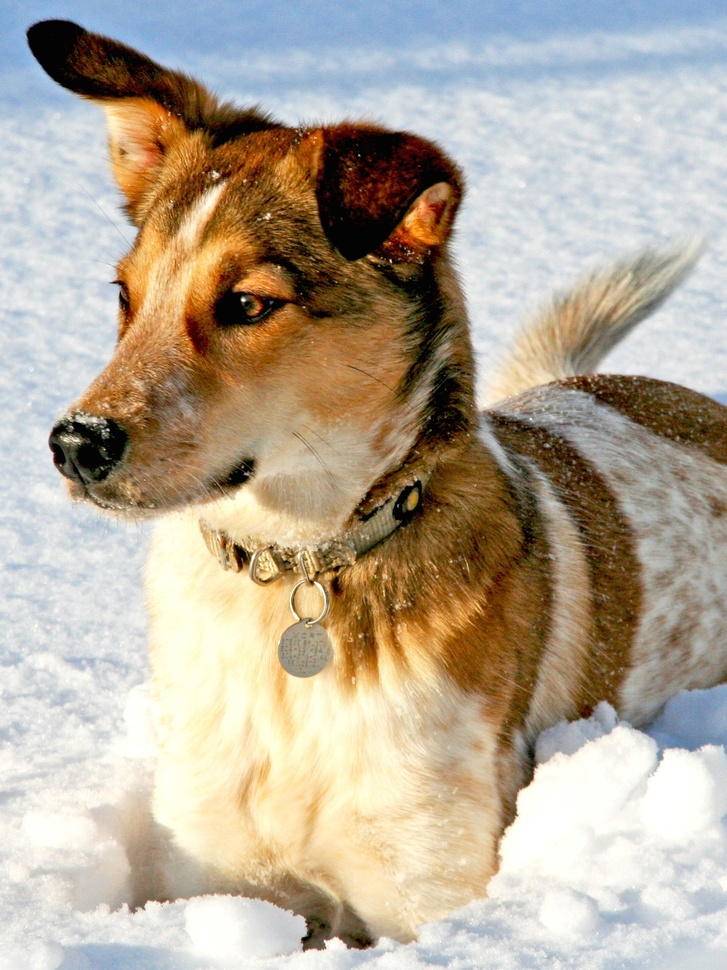
#> input picture Data_Driven_Science&Engineering/DATA/dog.jpg, 727 x 970 px, shrunk from 1500 x 2000 before the run
$ jupyter execute 2_6_Image_processing.ipynb
#> lines starting #> are read from the running program, lines starting #| are printed output that depends on the picture; after the words box and inside, x2 and y2 are one past the last pixel; in counts of white or black regions, pixels touching at a corner belong together; long printed decimals are rounded
# 2D transform

[cell 1]
from matplotlib.image import imread
import numpy as np
import matplotlib.pyplot as plt
import os
plt.rcParams['figure.figsize'] = [12, 8]
plt.rcParams.update({'font.size': 18})

A = imread(os.path.join('..','DATA','dog.jpg'))
#> A is the input picture: shape (970, 727, 3); mean R, G, B 181.4, 169.5, 152
B = np.mean(A, -1); # Convert RGB to grayscale

fig,axs = plt.subplots(1,5)

# Plot image
img = axs[0].imshow(B)
img.set_cmap('gray')
axs[0].axis('off')

# Compute row-wise FFT

Cshift = np.zeros_like(B,dtype='complex_')
C = np.zeros_like(B,dtype='complex_')

for j in range(B.shape[0]):
    # fftshift: Shift the zero-frequency component
    # to the center of the spectrum.
    C[j,:] = np.fft.fft(B[j,:])
    Cshift[j,:] = np.fft.fftshift(C[j,:])

img = axs[2].imshow(np.log(np.abs(Cshift)))
img.set_cmap('gray')
axs[2].axis('off')
img = axs[1].imshow(np.log(np.abs(C)))
img.set_cmap('gray')
axs[1].axis('off')

# Compute column-wise FFT

D = np.zeros_like(C)
for j in range(C.shape[1]):
    D[:,j] = np.fft.fft(C[:,j])
img = axs[3].imshow(np.log(np.abs(D)))
img.set_cmap('gray')
axs[3].axis('off')
img = axs[4].imshow(np.fft.fftshift(np.log(np.abs(D))))
img.set_cmap('gray')
axs[4].axis('off')

plt.show()
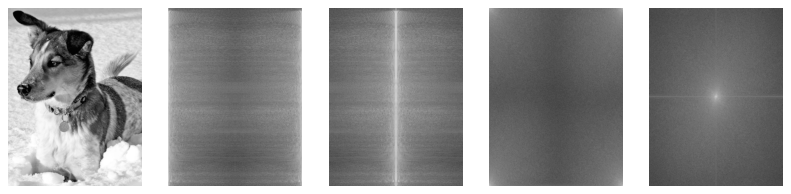
#> figure drawn by matplotlib, 5 panels

[cell 2]
import sys
print('Memory size of the image (bytes): ', sys.getsizeof(B))
#| Memory size of the image (bytes):  5641648
print('Memory size of the 2D transformed image (bytes): ', sys.getsizeof(D))
#| Memory size of the 2D transformed image (bytes):  11283168

[cell 3]
# Much more efficient to use fft2
D = np.fft.fft2(B)
print('Memory size of the 2D transformed image (bytes): ', sys.getsizeof(D))
#| Memory size of the 2D transformed image (bytes):  128

# 2. Compression

[cell 4]
Bt = np.fft.fft2(B)
Btsort = np.sort(np.abs(Bt.reshape(-1))) # sort by magnitude

# Zero out all small coefficients and inverse transform
for i,keep in enumerate([0.1, 0.05, 0.01, 0.002]):
    thresh = Btsort[int(np.floor((1-keep)*len(Btsort)))]
    print(thresh)
    ind = np.abs(Bt)>thresh          # Find small indices
    Atlow = Bt * ind                 # Threshold small indices
    Alow = np.fft.ifft2(Atlow).real  # Compressed image
    plt.subplot(1,4,i+1)
    plt.imshow(Alow,cmap='gray')
    plt.axis('off')
    plt.title('keep = ' + str(keep))
#> this loop made 4 passes
#> thresh on passes 1 to 4: 13678.1, 21531.7, 66746.6, 236923.7
#| 13678.143
#| 21531.742
#| 66746.551
#| 236923.693
#> pass 1, `ind = np.abs(Bt)>thresh`:
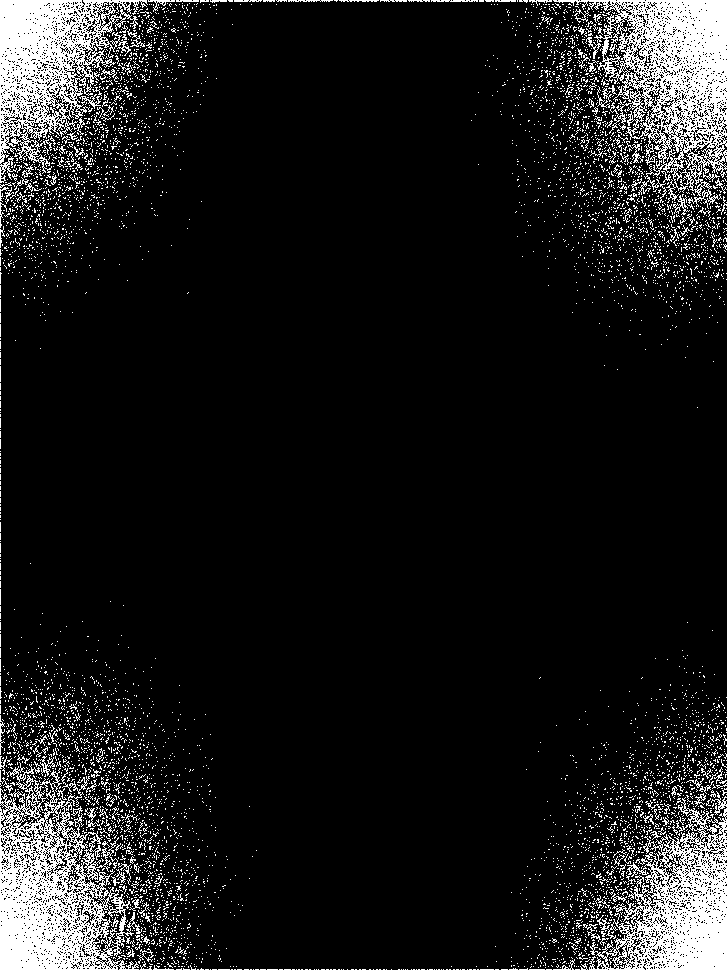
#> ind: shape (970, 727) bool; 10% white; 6167 white regions (6025 under 20 px), largest, box (x1, y1, x2, y2) and area: (553, 0, 727, 209) 14218, (0, 762, 143, 970) 14173, (0, 0, 148, 183) 11422
plt.show()

# 3. Denoise

[cell 5]
np.random.seed(68)
Bnoise = B + 200*np.random.randn(*B.shape).astype('uint8') # Add some noise
plt.subplot(1,2,1)
plt.imshow(B,cmap='gray')
plt.subplot(1,2,2)
plt.imshow(Bnoise,cmap='gray')

[cell 6]
Bt = np.fft.fft2(Bnoise)
Btshift = np.fft.fftshift(Bt)
F = np.log(np.abs(Btshift)+1) # Put FFT on log scale

fig,axs = plt.subplots(2,2)

axs[0,0].imshow(Bnoise,cmap='gray')
axs[0,0].axis('off')

axs[0,1].imshow(F,cmap='gray')
axs[0,1].axis('off')

nx,ny = B.shape
#> nx = 970; ny = 727
X,Y = np.meshgrid(np.arange(-ny/2+1,ny/2+1),np.arange(-nx/2+1,nx/2+1))
# xgrid = np.fft.ifftshift(np.arange(-nx/2+1,nx/2+1))
# ygrid = np.fft.ifftshift(np.arange(-ny/2+1,ny/2+1))
# X,Y = np.meshgrid(ygrid,xgrid)
R2 = np.power(X,2) + np.power(Y,2)
ind = R2 < 100**2
Btshiftfilt = Btshift * ind
Ffilt = np.log(np.abs(Btshiftfilt)+1) # Put FFT on log scale

axs[1,1].imshow(Ffilt,cmap='gray')
axs[1,1].axis('off')

Btfilt = np.fft.ifftshift(Btshiftfilt)
Bfilt = np.fft.ifft2(Btfilt).real
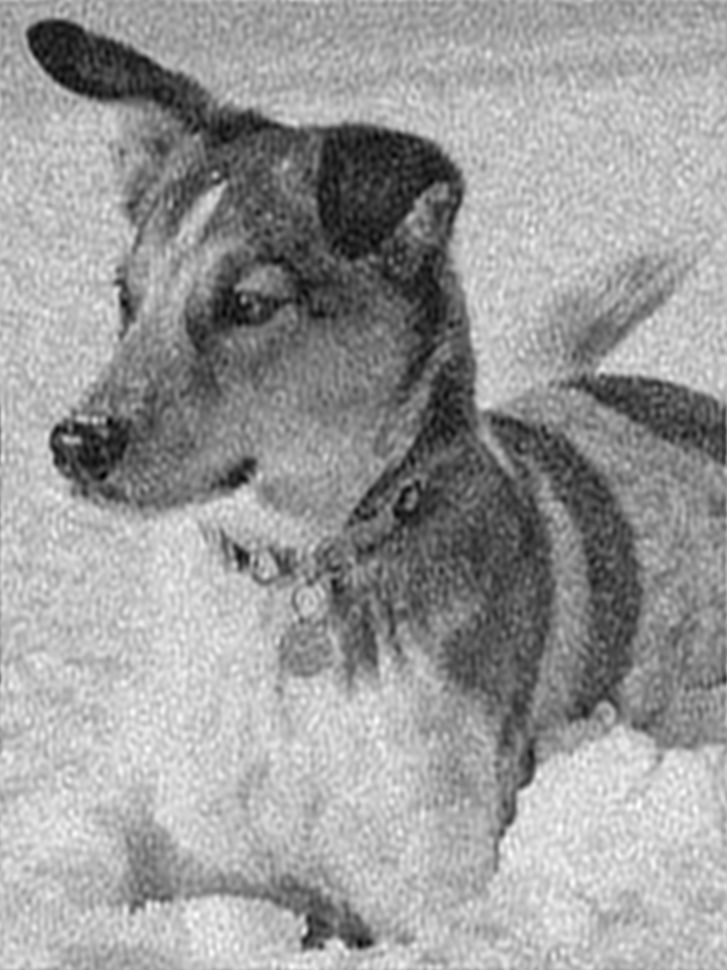
#> Bfilt: shape (970, 727) float64; min -7.06, max 347.7, mean 208.2; drawn with min black and max white
axs[1,0].imshow(Bfilt,cmap='gray')
axs[1,0].axis('off')

plt.show()

# 4.Wavelet

[cell 7]
## Wavelet decomposition (2 level)
import pywt
n = 2
w = 'db1'
coeffs = pywt.wavedec2(B,wavelet=w,level=n)
#> coeffs = 3 items

# normalize each coefficient array
coeffs[0] /= np.abs(coeffs[0]).max()
for detail_level in range(n):
    coeffs[detail_level + 1] = [d/np.abs(d).max() for d in coeffs[detail_level + 1]]

arr, coeff_slices = pywt.coeffs_to_array(coeffs)
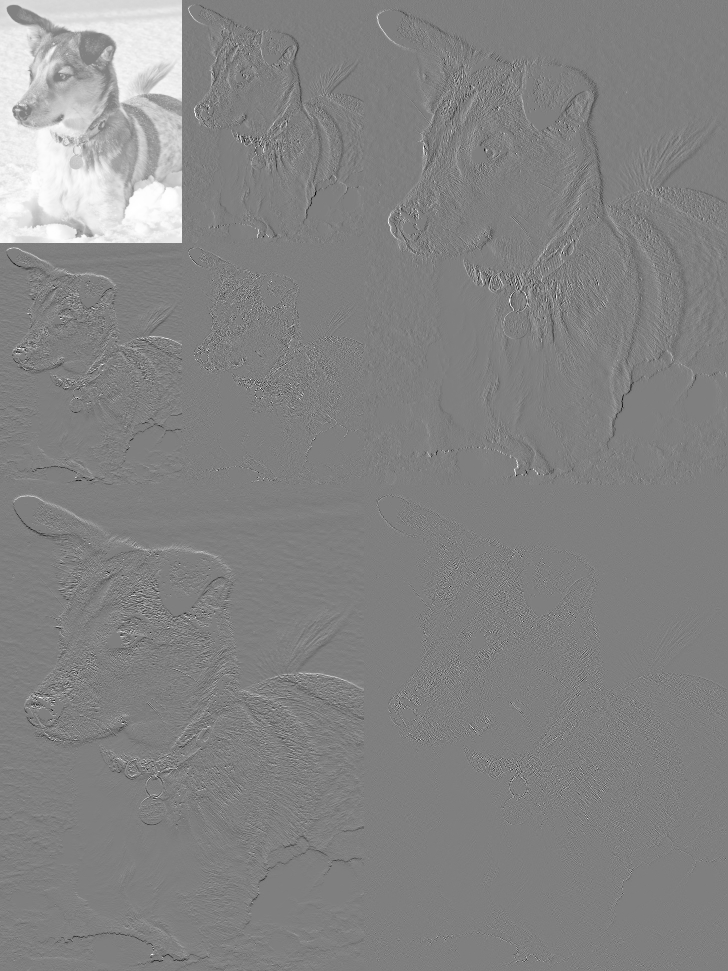
#> arr: shape (971, 728) float64; min -1, max 1, mean 0.0413; drawn with min black and max white
#> coeff_slices = 3 items


plt.imshow(arr,cmap='gray',vmin=-0.25,vmax=0.75)
plt.show()

# 5. Wavelet Compression
## Wavelet Compression

[cell 8]
n = 4
w = 'db1'
coeffs = pywt.wavedec2(B,wavelet=w,level=n)
#> coeffs = 5 items

coeff_arr, _ = pywt.coeffs_to_array(coeffs)

Csort = np.sort(np.abs(coeff_arr.reshape(-1)))
plt.plot(Csort)
plt.show()
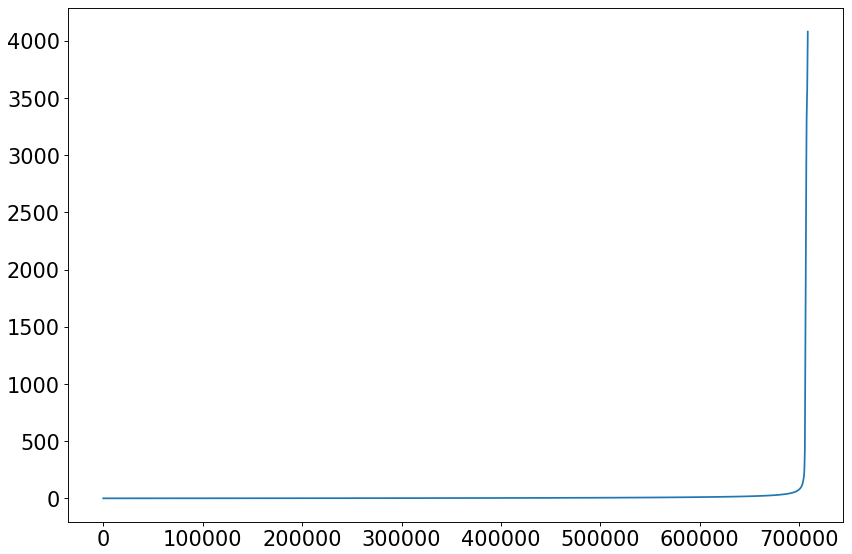
#> figure drawn by matplotlib, 1 panel; curve peaks at x = 708586, y = 4080
for i,keep in enumerate([0.5, 0.05, 0.01, 0.001]):
    thresh = Csort[int(np.floor((1-keep)*len(Csort)))]
    ind = np.abs(coeff_arr) > thresh
    Cfilt = coeff_arr * ind # Threshold small indices
    print(thresh)
    coeffs_filt = pywt.array_to_coeffs(Cfilt,coeff_slices,output_format='wavedec2')

    # Plot reconstruction
    Arecon = pywt.waverec2(coeffs_filt,wavelet=w)
    plt.subplot(1,4,i+1)
    plt.imshow(Arecon.astype('uint8'),cmap='gray')
    plt.axis('off')
    plt.title('keep = ' + str(keep))
#> this loop made 4 passes
#> thresh on passes 1 to 4: 2.33, 26.58, 93.33, 3535.9
#| 2.333
#| 26.583
#| 93.333
#| 3535.938
#> pass 1, `ind = np.abs(coeff_arr) > thresh`:
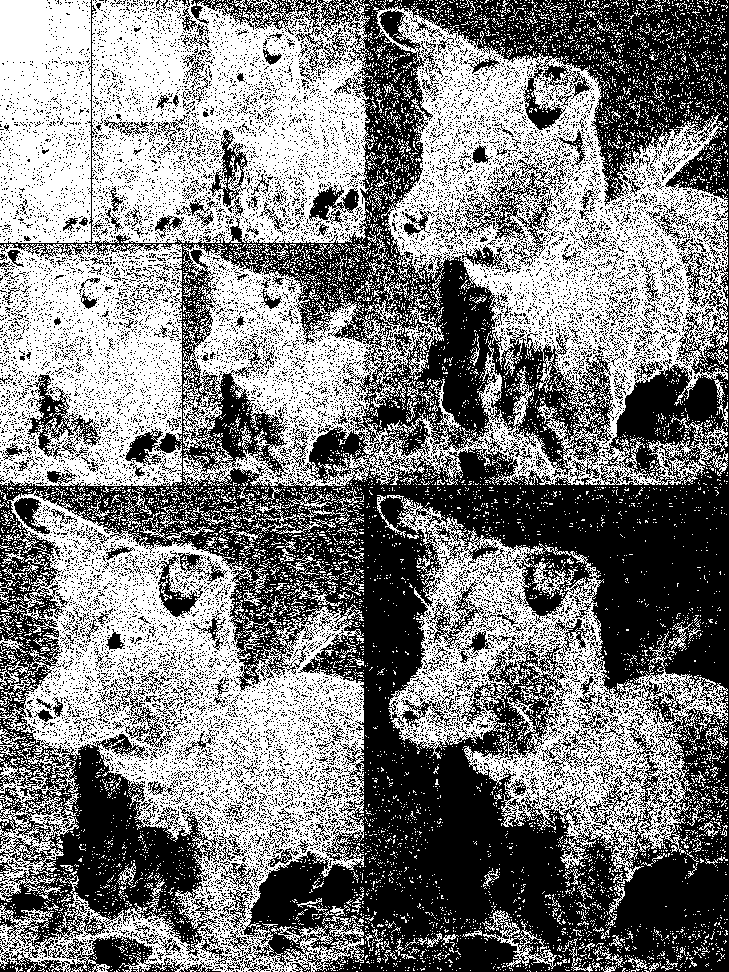
#> ind: shape (972, 729) bool; 50% white; 8626 white regions (8335 under 20 px), largest, box (x1, y1, x2, y2) and area: (183, 0, 728, 486) 94334, (0, 489, 364, 972) 78115, (92, 0, 374, 243) 50771
#> pass 1, `Arecon = pywt.waverec2(coeffs_filt,wavelet=w)`:
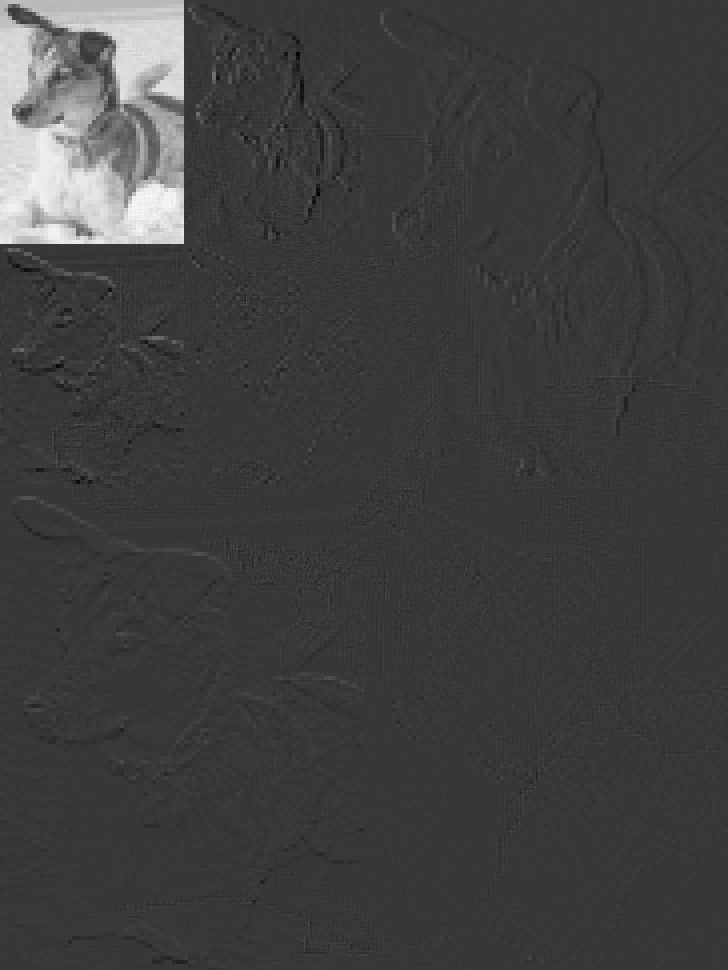
#> Arecon: shape (970, 728) float64; min -305, max 1081.5, mean 42.8; drawn with min black and max white
plt.show()
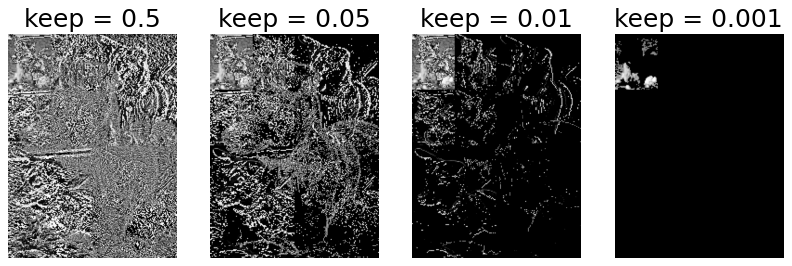
#> figure drawn by matplotlib, 4 panels
